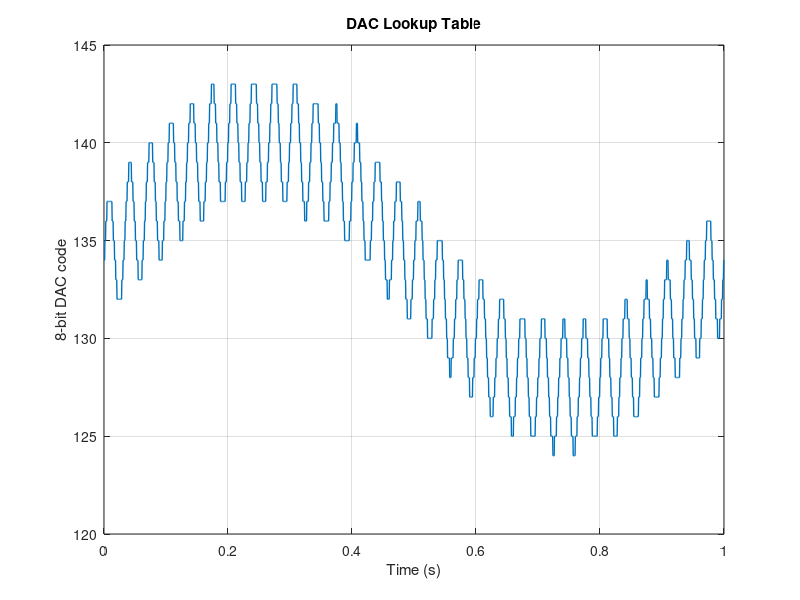

MATLAB code to generate this figure: (Note: this script raises an error after producing the figure.)
% Generate 8-bit DAC lookup table for the stated lab signal.
% Output files:
%   lookup_codes.csv
%   lookup_table.inc
%
% Note: 2048 points over 1 second means a 2048 samples/s table if
% replayed sequentially. Change N and the playback timer to match 100 Hz
% if the lab specification requires exactly 100 samples/s.

clear; clc; close all;

N = 2048;
duration = 1;
t = (0:N-1) / N; % N equally spaced samples over [0, 1), no duplicate endpoint

f1 = 1;
f2 = 30;
x = 0.1*sin(2*pi*f1*t) + 0.05*sin(2*pi*f2*t) + 0.1;

% Map signal range to the DAC range using the report's mapping:
% code = ((x + 2)/4)*255. This is preserved from the supplied report.
codes = uint8(round(((x + 2)/4)*255));
codes = min(max(double(codes), 0), 255);
codes = uint8(codes);

figure('Color','w');
plot(t, double(codes), 'LineWidth', 1);
xlabel('Time (s)');
ylabel('8-bit DAC code');
title('DAC Lookup Table');
grid on;

writematrix([t(:), x(:), double(codes(:))], 'lookup_codes.csv');

fid = fopen('lookup_table.inc', 'w');
if fid == -1
    error('Could not open lookup_table.inc for writing.');
end
fprintf(fid, '; Generated by generate_lookup_table.m\n');
fprintf(fid, '; Include this file inside the AVR assembly DATA table.\n');
fprintf(fid, 'DATA:\n    .DB ');
for k = 1:N
    if k > 1
        if mod(k-1, 16) == 0
            fprintf(fid, '\n    .DB ');
        else
            fprintf(fid, ',');
        end
    end
    fprintf(fid, '0x%02X', codes(k));
end
fprintf(fid, '\n');
fclose(fid);

fprintf('Generated lookup_codes.csv and lookup_table.inc in %s\n', pwd);
